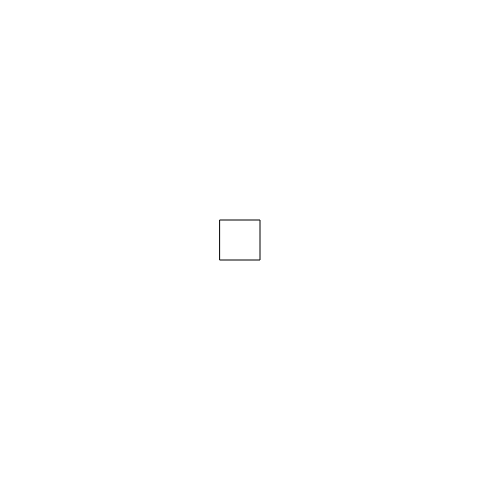
Frame 1 (no input)
Frame 60 (no input): identical to frame 1, image omitted
Frame 120 (the mouse pressed at the canvas centre since frame 60): identical to frame 1, image omitted

The p5.js sketch that drew this single still picture (run headless with seeded random() and noise() and a simulated clock; from frame 60 on, the mouse is pressed at the canvas centre):

// p5.js sketch
// ── sketch.js
var buttonX;
var buttonY;
var buttonWidth;
var buttonHeight;
var pressed;

var r;
var g;
var b;
var a;

var size;
var x;
var y;

function setup() {
	createCanvas(480,480);
	buttonWidth = 40;
	buttonHeight = 40;
	buttonX = width/2 - buttonWidth/2;
	buttonY = height/2 - buttonHeight/2;
	colorMode(HSB, 255)
}

function draw() {
	frameRate(60);
	if(pressed) {
		
		hue = frameCount*0.1 % 255;
		saturation = 100;
		brightness = 250;
		//a = random(250);
		a = 255;
		size = random(70);
		x = random(width);
		y = random(height);

		stroke(0);
		fill(hue,saturation,brightness,a);
		rect(x,y,size,size);

	} else {
		background(255);
	}

	fill(hue,255,200);
	if(pressed) {
		stroke(0);
	} else {
		stroke(0,0,0);
	}

	rect(buttonX, buttonY, buttonWidth, buttonHeight);
}

function mouseClicked () {
	if (mouseX > buttonX && mouseY > buttonY &&
		mouseY < (buttonWidth + buttonX) && mouseY < (buttonHeight + buttonY)) {

		if (pressed) {
			pressed = false;
		} else {
			pressed = true;
		}
	}
}
